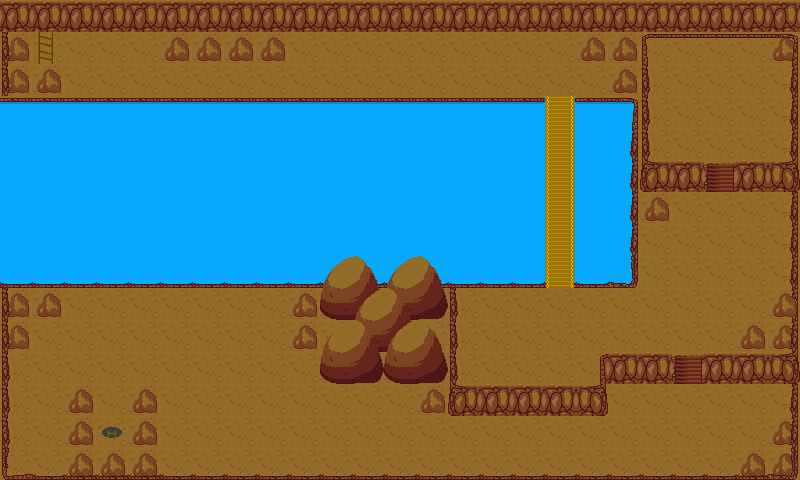

Below is a game level as drawn by its tile map, then a one-line description and the .tmx that defines it (tile-layer data replaced by summaries):
An orthogonal 25x15 tile map with 32x32 px tiles, 9 tile layers (ground2, Ground, Grass, path2, ...).

<map version="1.0" orientation="orthogonal" renderorder="right-down" width="25" height="15" tilewidth="32" tileheight="32" nextobjectid="1">
 <tileset firstgid="1" name="tileset" tilewidth="32" tileheight="32" tilecount="180">
  <image source="tileset.png" width="192" height="960" />
 </tileset>
 <layer name="ground2" width="25" height="15">
  <data>[375 cells, 3 non-empty, 2 distinct tile ids]</data>
 </layer>
 <layer name="Ground" width="25" height="15">
  <data>[375 cells, 9 non-empty, 6 distinct tile ids]</data>
 </layer>
 <layer name="Grass" width="25" height="15">
  <properties>
   <property name="Encounters" value="true" />
  </properties>
  <data>[375 cells, 375 non-empty, 2 distinct tile ids]</data>
 </layer>
 <layer name="path2" width="25" height="15">
  <data>[375 cells, 7 non-empty, 4 distinct tile ids]</data>
 </layer>
 <layer name="Obstacles2" width="25" height="15">
  <properties>
   <property name="Collision" value="true" />
  </properties>
  <data>[375 cells, 16 non-empty, 8 distinct tile ids]</data>
 </layer>
 <layer name="Obstacles" width="25" height="15">
  <properties>
   <property name="Collision" value="true" />
  </properties>
  <data>[375 cells, 187 non-empty, 14 distinct tile ids]</data>
 </layer>
 <layer name="Path" width="25" height="15">
  <data>[375 cells, 59 non-empty, 12 distinct tile ids]</data>
 </layer>
 <layer name="changetoroute5" width="25" height="15">
  <properties>
   <property name="EnterArea" value="Route 5" />
  </properties>
  <data>[375 cells, 1 non-empty, 1 distinct tile ids]</data>
 </layer>
 <layer name="changetoroute7" width="25" height="15">
  <properties>
   <property name="EnterArea" value="Route 7" />
  </properties>
  <data>[375 cells, 1 non-empty, 1 distinct tile ids]</data>
 </layer>
</map>
